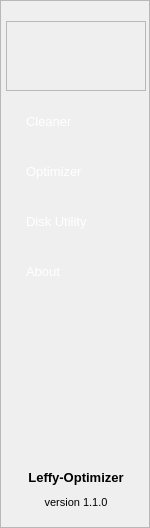
        <widget class="QFrame" name="frame_bodyNavBar">
         <property name="minimumSize">
          <size>
           <width>150</width>
           <height>528</height>
          </size>
         </property>
         <property name="maximumSize">
          <size>
           <width>150</width>
           <height>16777215</height>
          </size>
         </property>
         <property name="styleSheet">
          <string notr="true">QPushButton {
	background-color: rgba(0, 0, 0, 0);
	border: none;
	color: #ffffff;
	text-align: left;
	padding-left: 25px;
}
/*-- --*/
QPushButton#btn_NavBar_Home:pressed,
QPushButton#btn_NavBar_Cleaner:pressed,
QPushButton#btn_NavBar_Optimizer:pressed,
QPushButton#btn_NavBar_DiskUtility:pressed,
QPushButton#btn_NavBar_About:pressed {
	border-left: 3px solid #4db1ff;
	background-color: #484848;
}
QPushButton#btn_NavBar_Home:hover:!pressed,
QPushButton#btn_NavBar_Cleaner:hover:!pressed,
QPushButton#btn_NavBar_Optimizer:hover:!pressed,
QPushButton#btn_NavBar_DiskUtility:hover:!pressed,
QPushButton#btn_NavBar_About:hover:!pressed {
	background-color: #666666;
}</string>
         </property>
         <property name="frameShape">
          <enum>QFrame::StyledPanel</enum>
         </property>
         <property name="frameShadow">
          <enum>QFrame::Raised</enum>
         </property>
         <layout class="QVBoxLayout" name="verticalLayout_3">
          <property name="spacing">
           <number>0</number>
          </property>
          <property name="leftMargin">
           <number>0</number>
          </property>
          <property name="topMargin">
           <number>15</number>
          </property>
          <property name="rightMargin">
           <number>0</number>
          </property>
          <property name="bottomMargin">
           <number>15</number>
          </property>
          <item>
           <widget class="QFrame" name="frame_NavBar_Logo">
            <property name="minimumSize">
             <size>
              <width>150</width>
              <height>80</height>
             </size>
            </property>
            <property name="styleSheet">
             <string notr="true">QFrame#frame_NavBar_Logo {
	border-image: url(:/logo/logo/banner-leffy_optimizer.png);
	margin: 5px;
}</string>
            </property>
            <property name="frameShape">
             <enum>QFrame::StyledPanel</enum>
            </property>
            <property name="frameShadow">
             <enum>QFrame::Raised</enum>
            </property>
           </widget>
          </item>
          <item>
           <widget class="QPushButton" name="btn_NavBar_Cleaner">
            <property name="minimumSize">
             <size>
              <width>100</width>
              <height>50</height>
             </size>
            </property>
            <property name="font">
             <font>
              <pointsize>10</pointsize>
              <bold>false</bold>
             </font>
            </property>
            <property name="styleSheet">
             <string notr="true">text-align: left;</string>
            </property>
            <property name="text">
             <string>Cleaner</string>
            </property>
            <property name="icon">
             <iconset resource="resources/qt_resource.qrc">
              <normaloff>:/icons/icons/icon-broom_blue.png</normaloff>:/icons/icons/icon-broom_blue.png</iconset>
            </property>
            <property name="iconSize">
             <size>
              <width>32</width>
              <height>32</height>
             </size>
            </property>
           </widget>
          </item>
          <item>
           <widget class="QPushButton" name="btn_NavBar_Optimizer">
            <property name="minimumSize">
             <size>
              <width>100</width>
              <height>50</height>
             </size>
            </property>
            <property name="font">
             <font>
              <pointsize>10</pointsize>
              <bold>false</bold>
             </font>
            </property>
            <property name="styleSheet">
             <string notr="true">text-align: left;</string>
            </property>
            <property name="text">
             <string>Optimizer</string>
            </property>
            <property name="icon">
             <iconset resource="resources/qt_resource.qrc">
              <normaloff>:/icons/icons/icon-optimize_blue.png</normaloff>:/icons/icons/icon-optimize_blue.png</iconset>
            </property>
            <property name="iconSize">
             <size>
              <width>32</width>
              <height>32</height>
             </size>
            </property>
           </widget>
          </item>
          <item>
           <widget class="QPushButton" name="btn_NavBar_DiskUtility">
            <property name="minimumSize">
             <size>
              <width>100</width>
              <height>50</height>
             </size>
            </property>
            <property name="font">
             <font>
              <pointsize>10</pointsize>
              <bold>false</bold>
             </font>
            </property>
            <property name="text">
             <string>Disk Utility</string>
            </property>
            <property name="icon">
             <iconset resource="resources/qt_resource.qrc">
              <normaloff>:/icons/icons/icon-disk_blue.png</normaloff>:/icons/icons/icon-disk_blue.png</iconset>
            </property>
            <property name="iconSize">
             <size>
              <width>32</width>
              <height>32</height>
             </size>
            </property>
           </widget>
          </item>
          <item>
           <widget class="QPushButton" name="btn_NavBar_About">
            <property name="minimumSize">
             <size>
              <width>100</width>
              <height>50</height>
             </size>
            </property>
            <property name="font">
             <font>
              <pointsize>10</pointsize>
              <bold>false</bold>
             </font>
            </property>
            <property name="text">
             <string>About</string>
            </property>
            <property name="icon">
             <iconset resource="resources/qt_resource.qrc">
              <normaloff>:/icons/icons/icon-info_blue.png</normaloff>:/icons/icons/icon-info_blue.png</iconset>
            </property>
            <property name="iconSize">
             <size>
              <width>32</width>
              <height>32</height>
             </size>
            </property>
           </widget>
          </item>
          <item>
           <spacer name="ui_NavBar_verticalSpacer">
            <property name="orientation">
             <enum>Qt::Vertical</enum>
            </property>
            <property name="sizeHint" stdset="0">
             <size>
              <width>20</width>
              <height>40</height>
             </size>
            </property>
           </spacer>
          </item>
          <item>
           <widget class="QLabel" name="lbl_NavBar_x">
            <property name="minimumSize">
             <size>
              <width>150</width>
              <height>30</height>
             </size>
            </property>
            <property name="maximumSize">
             <size>
              <width>150</width>
              <height>30</height>
             </size>
            </property>
            <property name="font">
             <font>
              <pointsize>10</pointsize>
              <bold>true</bold>
             </font>
            </property>
            <property name="styleSheet">
             <string notr="true"/>
            </property>
            <property name="text">
             <string>Leffy-Optimizer</string>
            </property>
            <property name="alignment">
             <set>Qt::AlignCenter</set>
            </property>
           </widget>
          </item>
          <item>
           <widget class="QLabel" name="lbl_NavBar_y">
            <property name="minimumSize">
             <size>
              <width>150</width>
              <height>20</height>
             </size>
            </property>
            <property name="maximumSize">
             <size>
              <width>150</width>
              <height>20</height>
             </size>
            </property>
            <property name="font">
             <font>
              <pointsize>8</pointsize>
              <underline>false</underline>
             </font>
            </property>
            <property name="styleSheet">
             <string notr="true"/>
            </property>
            <property name="text">
             <string>version 1.1.0</string>
            </property>
            <property name="alignment">
             <set>Qt::AlignCenter</set>
            </property>
            <property name="margin">
             <number>0</number>
            </property>
           </widget>
          </item>
         </layout>
        </widget>
